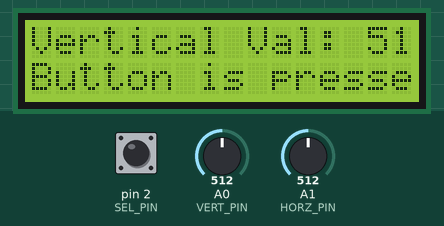
Simulated run of this sketch. Board: Arduino Uno, built with avr-gcc and run on an emulated ATmega328P. Parts: 16×2 character LCD. The test bench sets the inputs (shaded band); at power-on: A0 (VERT_PIN) = 512, A1 (HORZ_PIN) = 512, pin 2 (SEL_PIN) HIGH.

Above: at 2.2 s.
2.3 s: A0 (VERT_PIN) set to 10
At 2.8 s:
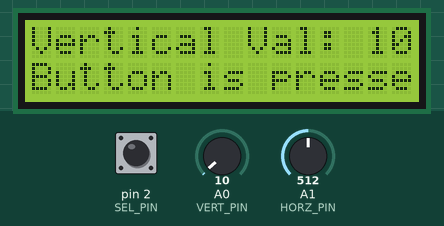
5.3 s: A1 (HORZ_PIN) set to 10
8.3 s: A0 (VERT_PIN) set to 0
At 9.5 s:
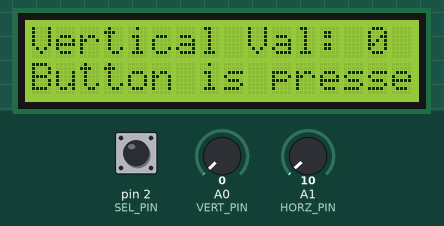
9.9 s: A1 (HORZ_PIN) set to 0
12.9 s: A0 (VERT_PIN) set to 30
At 14.2 s:
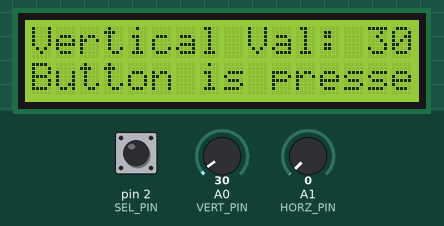
14.5 s: A0 (VERT_PIN) set to 0
At 15.2 s:
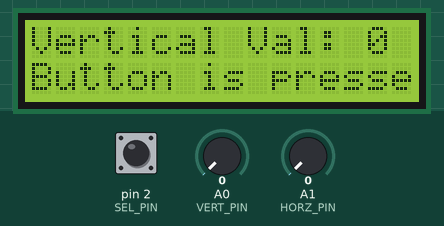
Timing chart, 0 to 17.5 s (numbered marks = the images above; inputs shaded):
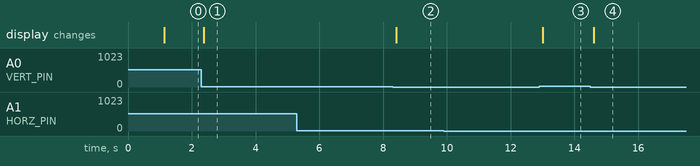

Measured:
- after the input at 2.3 s, the display: changes after 0.08 s (image 1)
- after the input at 5.3 s, every drawn part: stays the same
- after the input at 8.3 s, the display: changes after 0.11 s (image 2)
- after the input at 9.9 s, every drawn part: stays the same
- after the input at 12.9 s, the display: changes after 0.11 s (image 3)
- after the input at 14.5 s, the display: changes after 0.10 s (image 4)

The sketch:

sketch.ino
```cpp
#include <LiquidCrystal_I2C.h>

#define I2C_ADDR    0x27
#define LCD_COLUMNS 20
#define LCD_LINES   4

#define VERT_PIN A0
#define HORZ_PIN A1
#define SEL_PIN  2

LiquidCrystal_I2C lcd(I2C_ADDR, LCD_COLUMNS, LCD_LINES);

/*changes the digital voltage value
between 0 and 1023 to voltage
between 0V and 5V*/
int digital_to_voltage(int digital){
  int voltage = (digital * 5)/1023;
  return voltage;
}

void setup() {

  pinMode(VERT_PIN, INPUT);
  pinMode(HORZ_PIN, INPUT);
  pinMode(SEL_PIN, INPUT_PULLUP);


  lcd.begin(16,2);
  lcd.print("Initializing...");
  delay(1000);
  lcd.clear();

}

void loop() {

  lcd.backlight();
  int vertVal = analogRead(VERT_PIN);
  int horzVal = analogRead(HORZ_PIN);
  bool selPressed = digitalRead(SEL_PIN) == LOW;

  String vertVal_string = String(vertVal);
  String horzVal_string = String(horzVal);
  String selPressed_string = String(selPressed);


  lcd.setCursor(0, 0);
  lcd.print("Vertical Val: ");
  lcd.print(vertVal);
  FillSpace("Vertical Val: ", vertVal_string);
  lcd.setCursor(0,1);
  lcd.print("Horizontal Val: ");
  lcd.print(horzVal);
  FillSpace("Horizontal Val: ", horzVal_string);
  lcd.setCursor(0,2);
  lcd.print("Button is pressed: ");
  lcd.print(selPressed);
  FillSpace("Button is pressed: ", selPressed_string);
}


void FillSpace(const char* string1, String string2){

  int len = strlen(string1) + string2.length();

  for (int i =0; i< (20 -len); i++){
    lcd.print(" ");
  }
}
```
